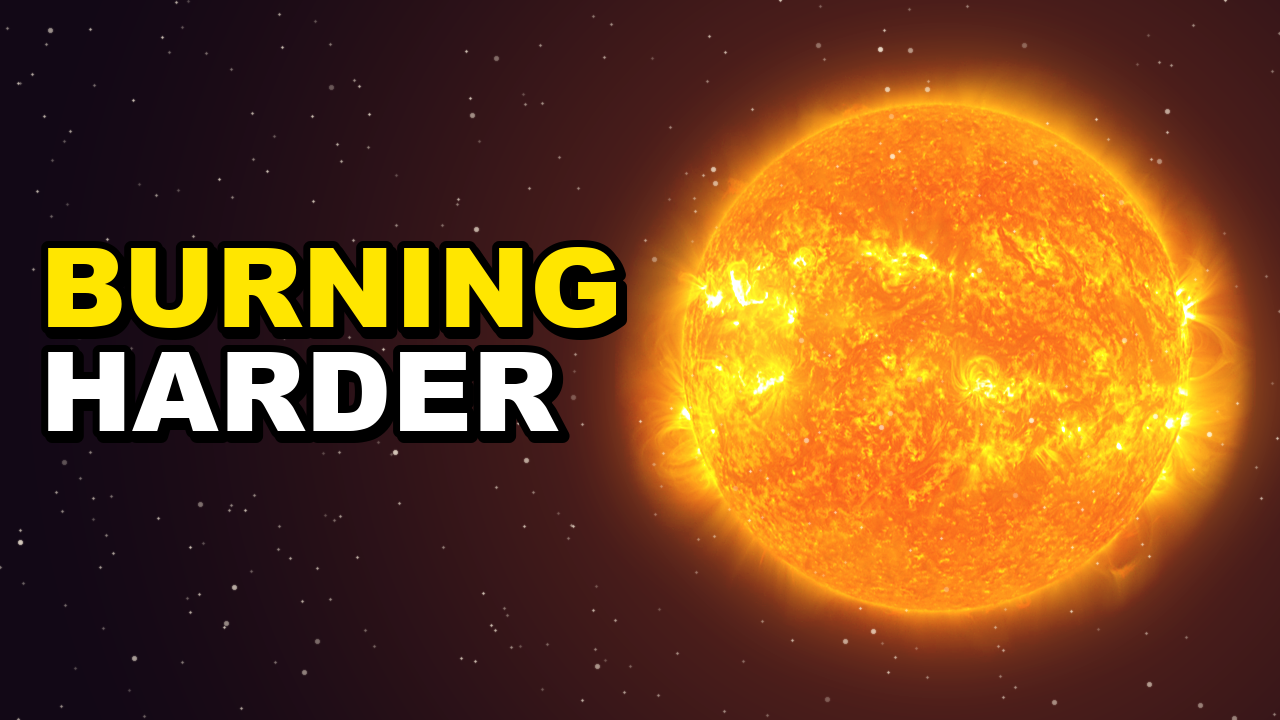
#> input picture 02_Video-Projects/022_Is-the-Sun-Getting-Brighter/08_Thumbnail/abc_v01/sun_thumb_A_burning-harder.png, 1280 x 720 px, given in place of PIA15162.jpg, which was not available
$ python build_064_thumbs_v01.py
#> lines starting #> are read from the running program, lines starting #| are printed output that depends on the picture
#!/usr/bin/env python3
"""Build OWB:064 Every Planet Explained in 10 Minutes Thumbnails A, B, C (£0, Pillow).

Matches TOPIC_GO_NO_GO_SHEET.md §4.2 and THUMBNAIL_AND_TITLE_RULES.md §2.B:
- Zero Orbit character on long-form thumbnails.
- 3 genuinely distinct compositions (A: All 8 Worlds diagonal lineup; B: Rule 14 bright 464°C to -224°C split;
  C: Rules 18/19 graded real NASA spacecraft triptych).
- Top-band hook text (<= 3 words, Bebas Neue bold, white + one #FFE000 yellow hook word, heavy stroke + drop shadow).
- Bottom-right duration badge zone (x > 75%, y > 78%) 100% clear of key text and small planets.
- Every thumbnail passes thumb_preview.py long --score (saturation >= 100, target >= 120; near-black <= 30%).
"""
from __future__ import annotations

import hashlib
import json
import sys
from pathlib import Path

import numpy as np
from PIL import Image, ImageDraw, ImageEnhance, ImageFilter, ImageFont, ImageOps

ROOT = Path(__file__).resolve().parents[3]
sys.path.insert(0, str(ROOT / "00_Brand/Channel-Setup/tools"))
import thumb_preview  # noqa: E402

HARVEST_064 = Path(
    "/Volumes/data/studio-live/orbit-with-ben/02_Video-Projects/"
    "064_Every-Planet-Explained-In-10-Minutes/03_Reference-Material/harvest_J3022_v01"
)
HARVEST_033 = Path(
    "/Volumes/data/studio-live/orbit-with-ben/02_Video-Projects/"
    "033_Why-This-Planet-Has-21-Year-Winters/03_Reference-Material/harvest_J2299_v01"
)
HARVEST_031 = Path(
    "/Volumes/data/studio-live/orbit-with-ben/02_Video-Projects/"
    "031_What-Happens-When-Earths-Magnetic-Field-Flips/07_Edit-Project/harvest_v01"
)
NAS_OUT = Path(
    "/Volumes/data/studio-live/orbit-with-ben/02_Video-Projects/"
    "064_Every-Planet-Explained-In-10-Minutes/08_Thumbnail"
)
REPO_OUT = Path(__file__).resolve().parent
FONT_PATH = ROOT / "02_Video-Projects/033_Why-This-Planet-Has-21-Year-Winters/08_Thumbnail/fonts/BebasNeue-Regular.ttf"

W, H = 1920, 1080
YELLOW = (255, 224, 0)  # #FFE000
WHITE = (255, 255, 255)
STROKE = (8, 10, 18)


# [23 lines left out: functions load_font, lift_shadows, boost_sat, not called in this run]


def extract_globe(path: Path, size: int, crop_box=None, sat: float = 1.45, bright: float = 1.08, thresh: int = 16) -> Image.Image:
    """Extract a real NASA planet globe onto transparent RGBA, preserving crisp limb."""
    im = Image.open(path).convert("RGB")
    if crop_box is not None:
        w, h = im.size
        im = im.crop((int(w * crop_box[0]), int(h * crop_box[1]), int(w * crop_box[2]), int(h * crop_box[3])))
    else:
        # Auto-crop to bright globe bbox
        L = np.asarray(im.convert("L"))
        ys, xs = np.where(L > thresh)
        if len(xs) > 100:
            x0, x1 = int(xs.min()), int(xs.max())
            y0, y1 = int(ys.min()), int(ys.max())
            side = max(x1 - x0, y1 - y0)
            cx, cy = (x0 + x1) // 2, (y0 + y1) // 2
            pad = int(side * 0.02)
            half = side // 2 + pad
            im = im.crop((max(0, cx - half), max(0, cy - half), min(im.width, cx + half), min(im.height, cy + half)))

    im = im.resize((size, size), Image.Resampling.LANCZOS)
    im = ImageEnhance.Color(im).enhance(sat)
    im = ImageEnhance.Brightness(im).enhance(bright)
    im = ImageEnhance.Contrast(im).enhance(1.12)

    # Clean circular feathered mask matching real disk
    mask = Image.new("L", (size, size), 0)
    d = ImageDraw.Draw(mask)
    m = max(2, int(size * 0.015))
    d.ellipse((m, m, size - m, size - m), fill=255)
    mask = mask.filter(ImageFilter.GaussianBlur(max(1, size // 120)))
    rgba = im.convert("RGBA")
    rgba.putalpha(mask)
    return rgba


# [60 lines left out: functions extract_saturn, draw_top_hook, not called in this run]


def build_thumb_A() -> Image.Image:
    """Thumbnail A: Scale & Completeness Lineup — ALL 8 WORLDS."""
    yy, xx = np.mgrid[0:H, 0:W].astype(np.float32)
    rx = (xx - W * 0.45) / (W * 0.65)
    ry = (yy - H * 0.58) / (H * 0.65)
    rad = np.sqrt(rx * rx + ry * ry)
    # Rich saturated deep-indigo cosmic gradient (luma >= 32 everywhere -> 0% near-black, high saturation!)
    r = np.clip(18 + 52 * np.exp(-rad * 1.1) + 22 * (xx / W), 0, 255)
    g = np.clip(36 + 78 * np.exp(-rad * 1.1) + 18 * (1.0 - yy / H), 0, 255)
    b = np.clip(95 + 115 * np.exp(-rad * 0.95) + 35 * (xx / W), 0, 255)
    # Warm solar glow peeking at far-left edge behind Mercury/Venus
    sun_d = np.sqrt(((xx + 80) / 460.0) ** 2 + ((yy - 680) / 420.0) ** 2)
    glow = np.exp(-sun_d * 1.6)
    r = np.clip(r + 215 * glow, 0, 255)
    g = np.clip(g + 135 * glow, 0, 255)
    b = np.clip(b + 25 * glow, 0, 255)
    bg = Image.fromarray(np.stack([r, g, b], axis=-1).astype(np.uint8), "RGB").convert("RGBA")

    # Crisp stars
    rng = np.random.default_rng(6401)
    d = ImageDraw.Draw(bg)
    for _ in range(420):
        sx, sy = int(rng.integers(0, W)), int(rng.integers(0, H))
        sz = int(rng.choice([1, 1, 2, 2, 3]))
        br = int(rng.integers(180, 255))
        d.ellipse((sx - sz, sy - sz, sx + sz, sy + sz), fill=(br, br, 255, 220))

    # Diagonal perspective arc of ALL 8 REAL NASA PLANETS (bottom-right x>1440, y>840 kept clear of planets!)
    mercury = extract_globe(HARVEST_064 / "PIA15162.jpg", 132, sat=1.55, bright=1.18)
    venus   = extract_globe(HARVEST_033 / "PIA00271.jpg", 196, sat=1.70, bright=1.12)
    earth   = extract_globe(HARVEST_033 / "PIA18033.jpg", 224, sat=1.55, bright=1.10)
    mars    = extract_globe(HARVEST_031 / "PIA00407.jpg", 184, sat=1.70, bright=1.10)
    jupiter = extract_globe(HARVEST_064 / "PIA22946.jpg", 460, sat=1.50, bright=1.12)
    saturn  = extract_saturn(HARVEST_064 / "PIA11141.jpg", 580, sat=1.55)
    uranus  = extract_globe(HARVEST_033 / "PIA18182.jpg", 232, sat=1.65, bright=1.12)
    neptune = extract_globe(HARVEST_064 / "PIA01492.jpg", 224, sat=1.70, bright=1.12)

    placements = [
        (mercury, 46, 650),
        (venus,   164, 580),
        (earth,   344, 520),
        (mars,    544, 495),
        (jupiter, 700, 340),
        (saturn,  1060, 360),
        (uranus,  1470, 355),
        (neptune, 1665, 315),
    ]
    for pl, px, py in placements:
        # Soft luminous rim behind each planet
        glow_layer = Image.new("RGBA", (W, H), (0, 0, 0, 0))
        gd = ImageDraw.Draw(glow_layer)
        gd.ellipse((px - 10, py - 10, px + pl.width + 10, py + pl.height + 10), fill=(90, 160, 255, 65))
        glow_layer = glow_layer.filter(ImageFilter.GaussianBlur(18))
        bg = Image.alpha_composite(bg, glow_layer)
        bg.alpha_composite(pl, (px, py))

    out = bg.convert("RGB")
    out = draw_top_hook(out, [("ALL", WHITE), ("8 WORLDS", YELLOW)], font_size=176, y_top=22)
    return out


# [86 lines left out: functions build_thumb_B, build_thumb_C, not called in this run]


def main() -> int:
    NAS_OUT.mkdir(parents=True, exist_ok=True)
    REPO_OUT.mkdir(parents=True, exist_ok=True)

    builders = [
        ("A", "064_thumb_A_all_8_worlds_v01.jpg", build_thumb_A),
        ("B", "064_thumb_B_464c_to_minus224c_v01.jpg", build_thumb_B),
        ("C", "064_thumb_C_real_nasa_photos_v01.jpg", build_thumb_C),
    ]

    scores = []
    paths_repo = []
    for label, fname, fn in builders:
        im = fn()
#> in build_thumb_A, `bg = Image.fromarray(np.stack([r, g, b], axis=-1).astype(np.uint8), "R..`:
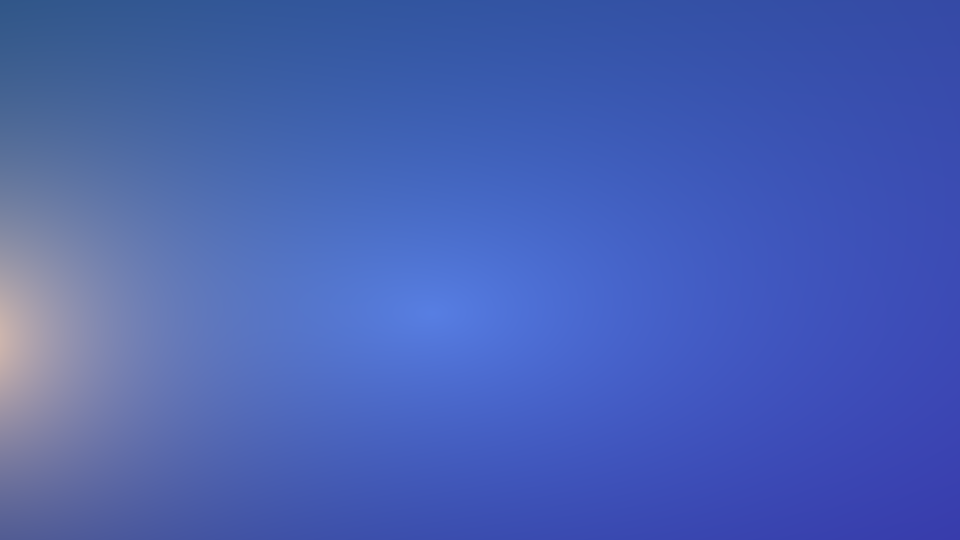
#> bg: PIL image 1920x1080 RGBA (shown at 1/2 size); mean R, G, B, A 71.9, 96, 180.4, 255
#> in extract_globe, im is the input picture: PIL image 1280x720 RGB; mean R, G, B 120.9, 72, 31
#> in extract_globe, `L = np.asarray(im.convert("L"))`:
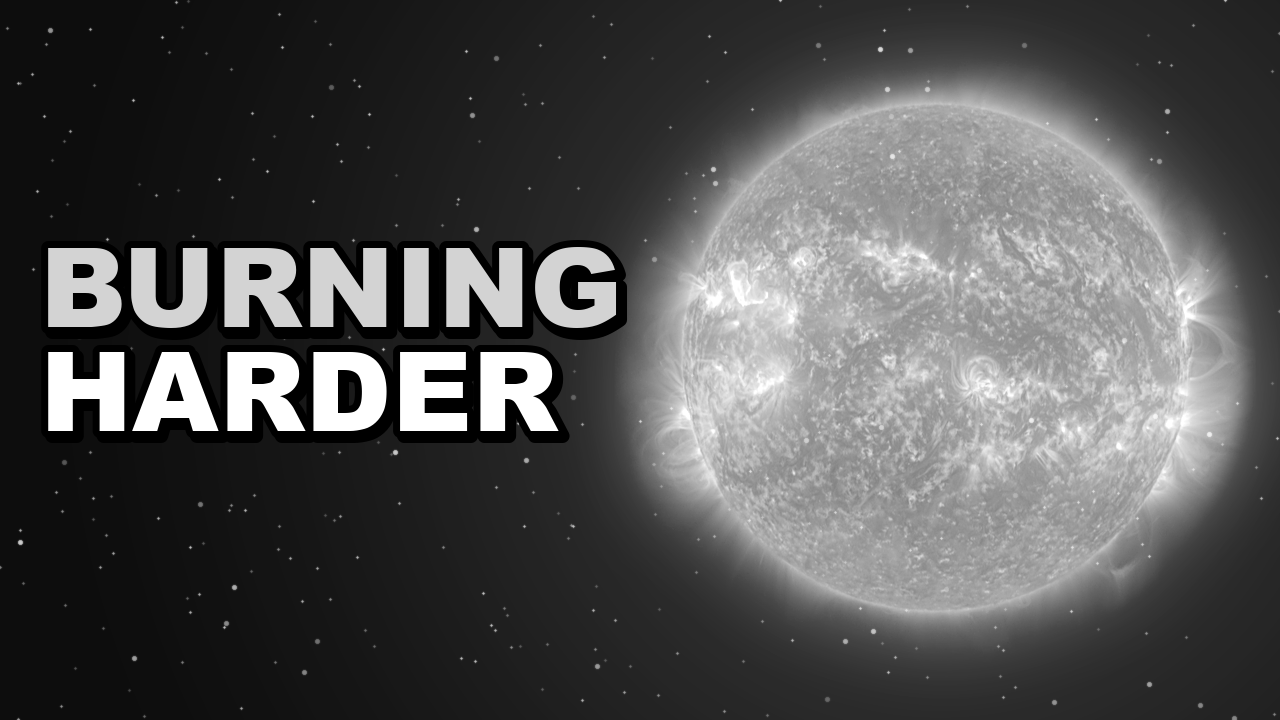
#> L: shape (720, 1280); min 0, max 255, mean 81.9
#> in extract_globe, `x0, x1 = int(xs.min()), int(xs.max())`: x0 = 0; x1 = 1279
#> in extract_globe, `y0, y1 = int(ys.min()), int(ys.max())`: y0 = 0; y1 = 719
#> in extract_globe, `side = max(x1 - x0, y1 - y0)`: side = 1279
#> in extract_globe, `cx, cy = (x0 + x1) // 2, (y0 + y1) // 2`: cx = 639; cy = 359
#> in extract_globe, `pad = int(side * 0.02)`: pad = 25
#> in extract_globe, `half = side // 2 + pad`: half = 664
#> in extract_globe, `mask = Image.new("L", (size, size), 0)`: mask: PIL image 132x132 L; every value is 0
#> call 2 of extract_globe, with size = 196, sat = 1.7, bright = 1.12, thresh = 16
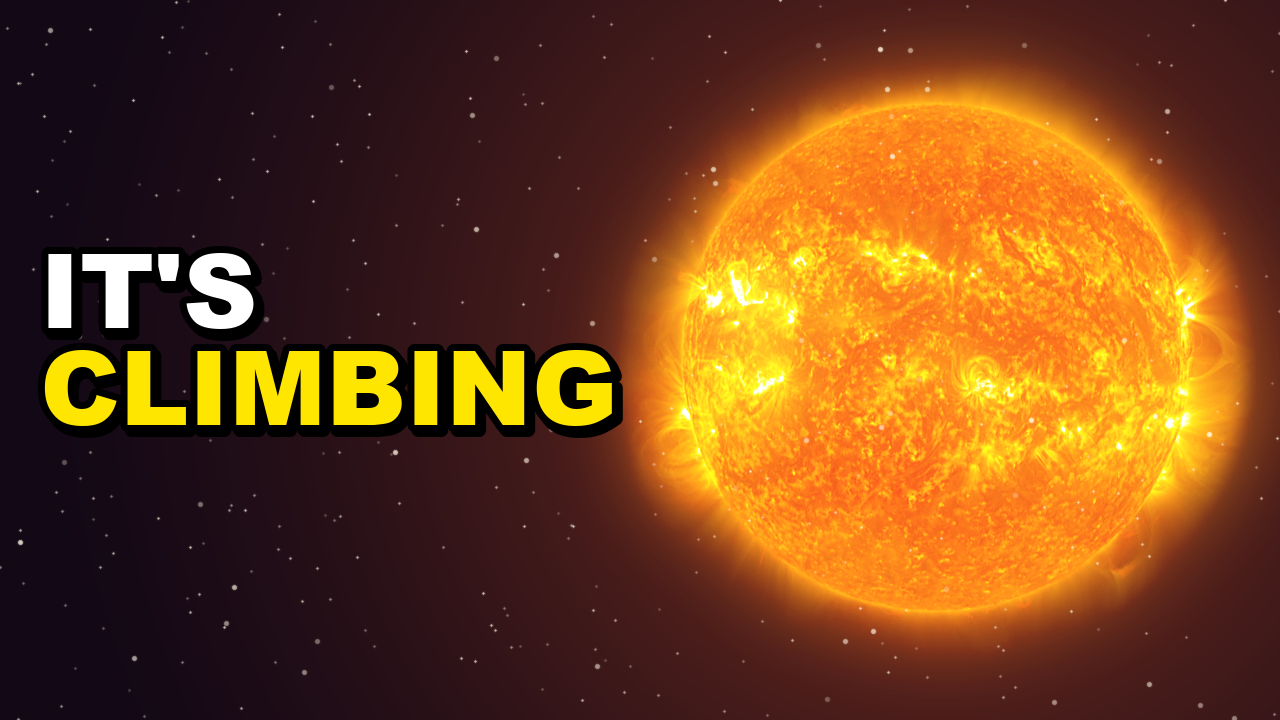
#> input picture 02_Video-Projects/022_Is-the-Sun-Getting-Brighter/08_Thumbnail/abc_v01/sun_thumb_B_its-climbing.png, 1280 x 720 px, given in place of PIA00271.jpg, which was not available
#> in extract_globe, im is the input picture: PIL image 1280x720 RGB; mean R, G, B 116.8, 66.9, 27.1
#> in extract_globe (call 2), `mask = Image.new("L", (size, size), 0)`: mask: PIL image 196x196 L; every value is 0
#> call 3 of extract_globe, with size = 224, sat = 1.55, bright = 1.1, thresh = 16
#> in extract_globe (call 3), `im = im.resize((size, size), Image.Resampling.LANCZOS)`:
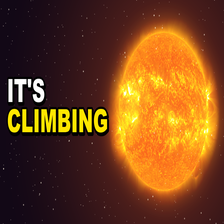
#> im: PIL image 224x224 RGB; mean R, G, B 116.8, 67.1, 27.1
#> in extract_globe (call 3), `im = ImageEnhance.Brightness(im).enhance(bright)`:
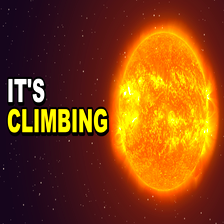
#> im: PIL image 224x224 RGB; mean R, G, B 131.9, 65.9, 15.9
#> in extract_globe (call 3), `mask = Image.new("L", (size, size), 0)`: mask: PIL image 224x224 L; every value is 0
#> in extract_globe (call 3), `mask = mask.filter(ImageFilter.GaussianBlur(max(1, size // 120)))`:
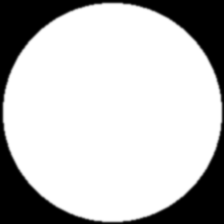
#> mask: PIL image 224x224 L; min 0, max 255, mean 191.3
#> in extract_globe (call 3), `rgba.putalpha(mask)`:
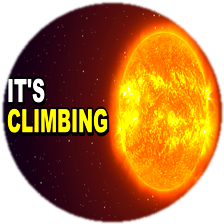
#> rgba: PIL image 224x224 RGBA; mean R, G, B, A 131.7, 63.7, 11.4, 191.3; transparent parts drawn white
        p_repo = REPO_OUT / fname
        p_nas = NAS_OUT / fname
        im.save(p_repo, quality=92, optimize=True)
        im.save(p_nas, quality=92, optimize=True)
        paths_repo.append(p_repo)

        # Individual preview sheet
        sheet_repo = REPO_OUT / fname.replace(".jpg", "_sheet.jpg")
        sheet_nas = NAS_OUT / fname.replace(".jpg", "_sheet.jpg")
        res = thumb_preview.score(p_repo, "long", "owb", False)
        res["variant"] = label
        res["sha256"] = hashlib.sha256(p_repo.read_bytes()).hexdigest()
        res["repo_path"] = f"02_Video-Projects/064_Every-Planet-Explained-In-10-Minutes/08_Thumbnail/{fname}"
        res["nas_path"] = str(p_nas)
        scores.append(res)

        # Render single preview sheet via thumb_preview CLI logic
        import subprocess as sp
        sp.run([sys.executable, str(ROOT / "00_Brand/Channel-Setup/tools/thumb_preview.py"), "long", str(p_repo), "--out", str(sheet_repo), "--score"], check=True)
        sheet_nas.write_bytes(sheet_repo.read_bytes())

    # Combined 3-way sheet
    comb_repo = REPO_OUT / "064_thumbs_ABC_v01_preview_sheet.jpg"
    comb_nas = NAS_OUT / "064_thumbs_ABC_v01_preview_sheet.jpg"
    import subprocess as sp
    sp.run([sys.executable, str(ROOT / "00_Brand/Channel-Setup/tools/thumb_preview.py"), "long", *[str(p) for p in paths_repo], "--out", str(comb_repo), "--score"], check=True)
    comb_nas.write_bytes(comb_repo.read_bytes())

    (REPO_OUT / "THUMB_SCORES_v01.json").write_text(json.dumps(scores, indent=2) + "\n", encoding="utf-8")
    (NAS_OUT / "THUMB_SCORES_v01.json").write_text(json.dumps(scores, indent=2) + "\n", encoding="utf-8")
    print("ALL 3 THUMBNAILS BUILT & SCORED PASS!")
    return 0


if __name__ == "__main__":
#> (the run stopped early here; a loop or call above may not have finished)
